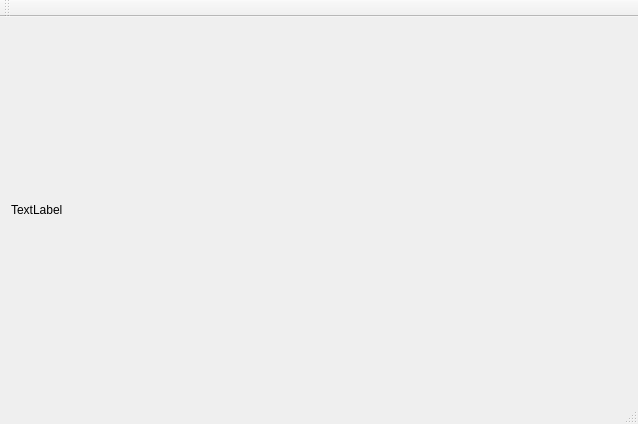
<?xml version="1.0" encoding="UTF-8"?>
<ui version="4.0">
 <class>DemoClass</class>
 <widget class="QMainWindow" name="DemoClass">
  <property name="geometry">
   <rect>
    <x>0</x>
    <y>0</y>
    <width>638</width>
    <height>424</height>
   </rect>
  </property>
  <property name="windowTitle">
   <string>Demo</string>
  </property>
  <widget class="QWidget" name="centralWidget">
   <layout class="QHBoxLayout" name="horizontalLayout">
    <item>
     <widget class="QLabel" name="label">
      <property name="text">
       <string>TextLabel</string>
      </property>
     </widget>
    </item>
   </layout>
  </widget>
  <widget class="QMenuBar" name="menuBar">
   <property name="geometry">
    <rect>
     <x>0</x>
     <y>0</y>
     <width>638</width>
     <height>22</height>
    </rect>
   </property>
  </widget>
  <widget class="QToolBar" name="mainToolBar">
   <attribute name="toolBarArea">
    <enum>TopToolBarArea</enum>
   </attribute>
   <attribute name="toolBarBreak">
    <bool>false</bool>
   </attribute>
  </widget>
  <widget class="QStatusBar" name="statusBar"/>
 </widget>
 <layoutdefault spacing="6" margin="11"/>
 <resources/>
 <connections/>
</ui>
